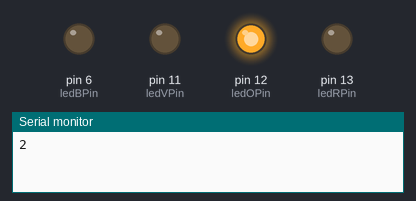
The sketch below on a simulated Arduino Uno, built with avr-gcc and run on an emulated ATmega328P. On the bench: output pins drawn as LEDs (lit = HIGH), the last lines printed to the serial monitor.

Above: at 0.1 s.
At 0.5 s:
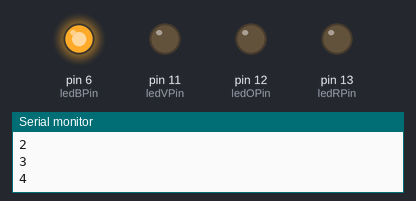
At 1.1 s:
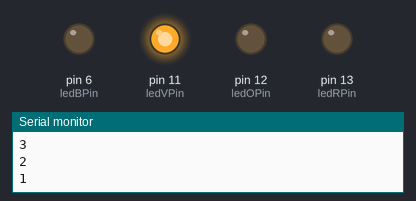
At 2.7 s:
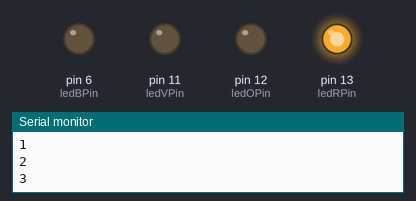
Timing chart, 0 to 3.0 s (numbered marks = the images above):
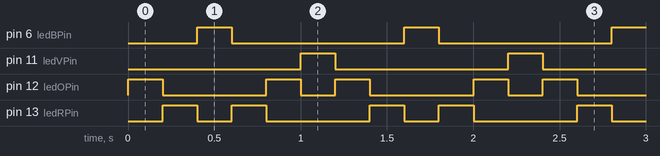

Measured:
- by itself, pin 6 (ledBPin), pin 11 (ledVPin): alternates HIGH for 0.20 s and LOW for 1.0 s
- by itself, pin 12 (ledOPin): repeats every 1.2 s: LOW 0.60 s, HIGH 0.20 s, LOW 0.20 s, HIGH 0.20 s
- by itself, pin 13 (ledRPin): repeats every 1.2 s: LOW 0.20 s, HIGH 0.20 s, LOW 0.60 s, HIGH 0.20 s

The sketch:

CocheFantastico.ino
```cpp
/*
  CocheFantastico
  Mediante la creación de un contador que aumenta de 1 a 4 y decrece
  de 4 a 1 se controla el encendido de los leds

  Jose Pujol
  Marzo 2020
*/

// Declaracion de variables de tipo constante entero
const int ledRPin = 13; // LED rojo asociado al pin 12
const int ledOPin = 12; // LED naranja asociado al pin 12
const int ledVPin = 11; // LED verde asociado al pin 11
const int ledBPin = 6; // LED azul asociado al pin 6

// variables que cambian
int contador = 1;
int sentido = 0;

// la funcion set up se ejecuta una sola vez
void setup() {
  // inicializa los pines como una salida digital
  pinMode(ledRPin, OUTPUT);
  pinMode(ledOPin, OUTPUT);
  pinMode(ledVPin, OUTPUT);
  pinMode(ledBPin, OUTPUT);

  Serial.begin(9600);
}

// la funcion loop se ejecuta repetidamente de forma infinita
void loop() {

  if (sentido == 0) contador = contador + 1;
  if (sentido == 1) contador = contador - 1;
  if (contador > 3)
    sentido = 1;
  if (contador < 2)
    sentido = 0;


  if (contador == 1) {
    digitalWrite(ledVPin, HIGH); // establece 5v en el pin del LED verde
  }
  else {
    digitalWrite(ledVPin, LOW); // establece 0v en el pin del LED verde
  }
  if (contador == 2) {
    digitalWrite(ledOPin, HIGH); // establece 5v en el pin del LED verde
  }
  else {
    digitalWrite(ledOPin, LOW); // establece 0v en el pin del LED verde
  }
  if (contador == 3) {
    digitalWrite(ledRPin, HIGH); // establece 5v en el pin del LED verde
  }
  else {
    digitalWrite(ledRPin, LOW); // establece 0v en el pin del LED verde
  }
  if (contador == 4) {
    digitalWrite(ledBPin, HIGH); // establece 5v en el pin del LED verde
  }
  else {
    digitalWrite(ledBPin, LOW); // establece 0v en el pin del LED verde
  }

  Serial.println(contador);
  delay(200);

}
```
